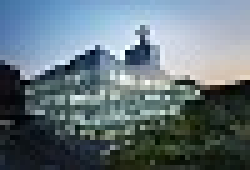
#> input picture assignment11/cau-1.jpg, 50 x 34 px (shown 5 times larger)
$ jupyter execute Assignment11.ipynb
#> lines starting #> are read from the running program, lines starting #| are printed output that depends on the picture
* Name : Joonyoung-Choi
* Student ID: 20112096
* Description: Image denoising using least square regularization
* github: https://github.com/mydream757/Computer_Vision

1. Import libraries

* import needed libraries.

[cell 1]
import matplotlib.pyplot as plt
import numpy as np
from scipy.sparse import coo_matrix
from scipy import signal
from skimage import io, color
from skimage import exposure

2. Set the image

* bring an image. I resized the given image to smaller one

[cell 2]
file_image	= 'cau-1.jpg'
#read and set the image
im_color 	= io.imread(file_image)
#> im_color is the input picture: shape (34, 50, 3); mean R, G, B 100.1, 116.1, 123.8
im_gray  	= color.rgb2gray(im_color)
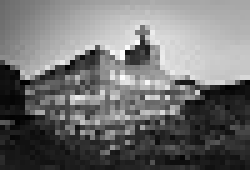
#> im_gray: shape (34, 50) float64 (shown 5 times larger); min 0.00478, max 0.993, mean 0.444
im          = (im_gray - np.mean(im_gray)) / np.std(im_gray)
(row, col)  = im.shape
#> row = 34; col = 50

* generate a noise image

[cell 3]
#generate noise
noise_std   = 0.2 # try with varying noise standard deviation
noise       = np.random.normal(0, noise_std, (row, col))
im_noise    = im + noise
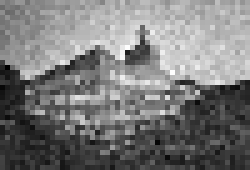
#> im_noise: shape (34, 50) float64 (shown 5 times larger); min -2.04, max 2.22, mean -0.00216; drawn with min black and max white

* image vectorization

[cell 4]
#this is vectorization of the image
im_vector = im_noise.reshape(row*col)
#> im_vector = 1700 values, max 2.22 at index 734, min -2.04 at index 651, mean -0.00216
n = im_vector.size
#> n = 1700
